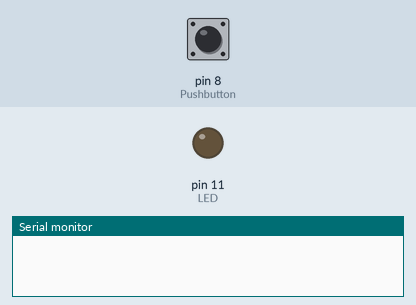
A sketch run on a simulated Arduino Uno, built with avr-gcc and run on an emulated ATmega328P. Parts: output pins drawn as LEDs (lit = HIGH), the last lines printed to the serial monitor. Inputs (shaded band) come from the test bench; at power-on: pin 8 (Pushbutton) LOW.

Above: at 1.2 s.
1.3 s: pin 8 (Pushbutton) pulled HIGH for 1 s
At 1.7 s:
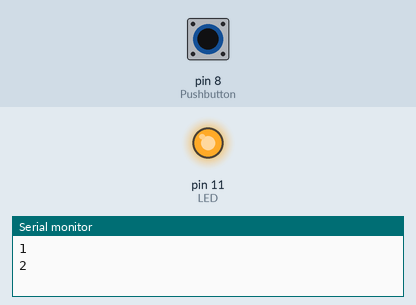
4.0 s: pin 8 (Pushbutton) pulled HIGH for 0.15 s
At 5.2 s:
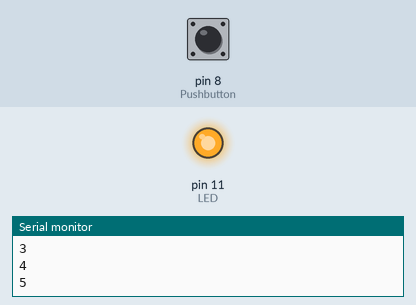
5.6 s: pin 8 (Pushbutton) pulled HIGH for 3.2 s
At 10.2 s:
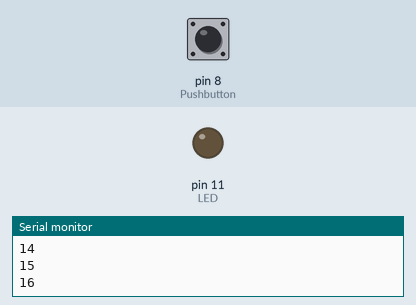
Timing chart, 0 to 11.7 s (numbered marks = the images above; inputs shaded):
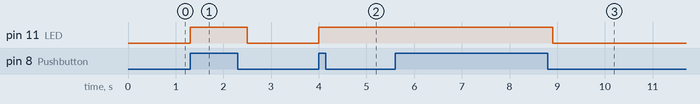

The sketch:

Arduino_opdracht_3.ino
```cpp
//https://brightspace.adainforma.tk/lessons/inf/bp4_hwi_01/#54
//https://www.arduino.cc/reference/en/language/variables/constants/constants/
//https://docs.arduino.cc/built-in-examples/digital/Button

//Pinnummers declareren
const int LED = 11;
const int Pushbutton = 8;

int DRUKKNOP = 0;

int teller = 0;


void setup()
{
  //de in en output defineren
  pinMode(11, OUTPUT);
  pinMode(8, INPUT);
  //voor aanmaken println
  Serial.begin(9600);
}

void loop(){

    //de variabel met de knop associeren
    DRUKKNOP = digitalRead(Pushbutton);
 // functie aanroepen
  lichtaan(DRUKKNOP);
  lichtuit(DRUKKNOP);

}

  void lichtaan(int status){

  //wanneer teller oneven is gaat lamp aan
  if (status == HIGH){
  digitalWrite(LED, HIGH);
     //de teller bijhouden
    teller++;
    Serial.println(teller);

  	delay(300); //zodat de knop niet op hol slaat

  }

}
//wanneer de teller even is gaat het licht uit
 void lichtuit(int status){
   if (teller % 2 == 0){
     digitalWrite(LED, LOW);
   }
 }
     
```

Measured:
- after the input at 1.3 s, pin 11 (LED): LOW → HIGH at once, → LOW 1.2 s later
- after the input at 4.0 s, pin 11 (LED): LOW → HIGH at once
- after the input at 5.6 s, pin 11 (LED): HIGH → LOW after 3.3 s
